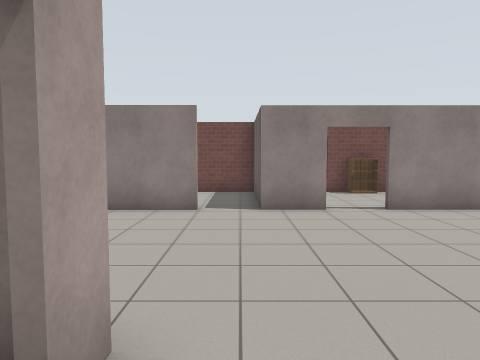
View 1 (above)

16 first-person views from a walk through a Gazebo world. The camera is 1.3 m above the floor, tilts 4° down and sees 70° across. The floor is counted in squares, 1 m on a side. Each view is taken from the middle of a square. On the plan, view 1 faces up. The plan holds only what a view shows up to about 15 squares ahead; the rest is blank. Robots are left out. Gazebo's built-in surfaces are drawn with simple patterns.

View 2
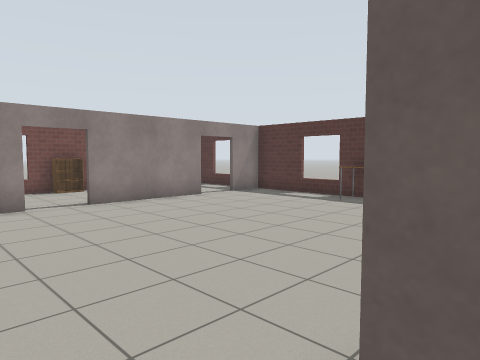

View 3
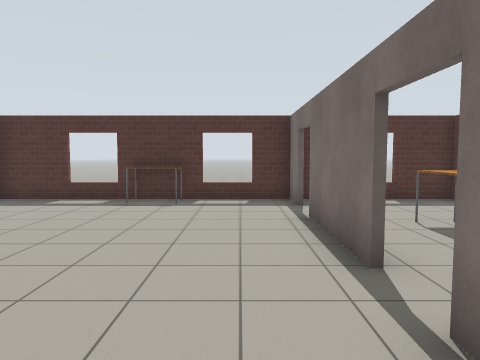

View 4
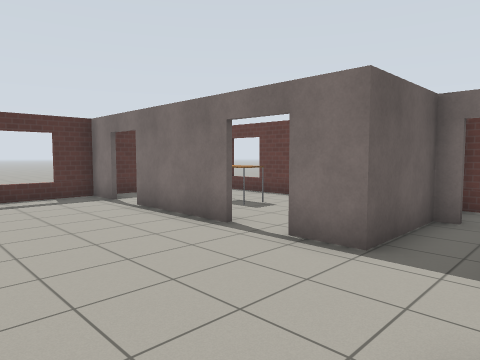

View 5
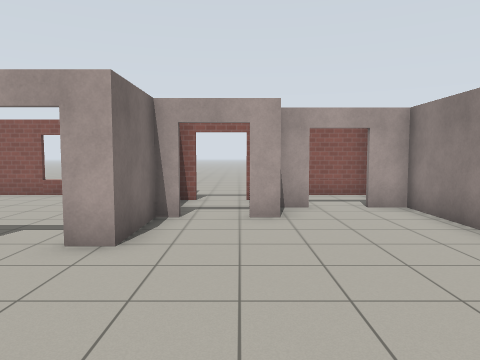

View 6
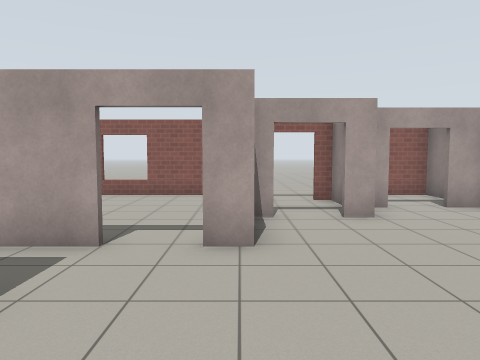

View 7
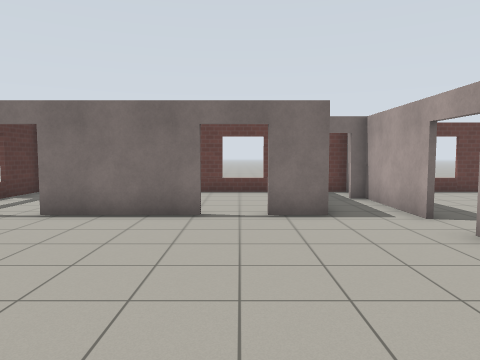

View 8
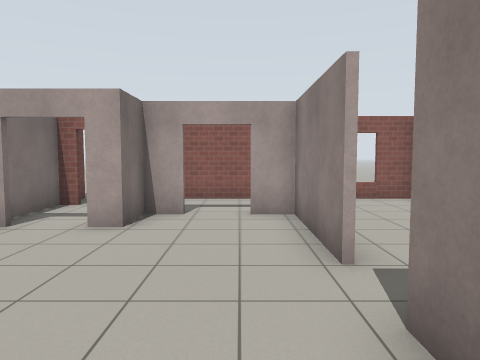

View 9
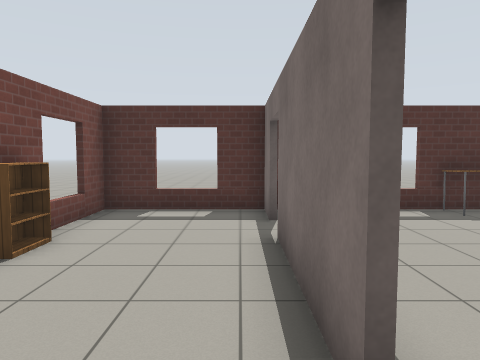

View 10
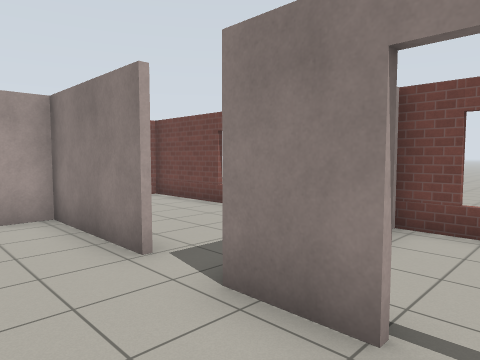

View 11
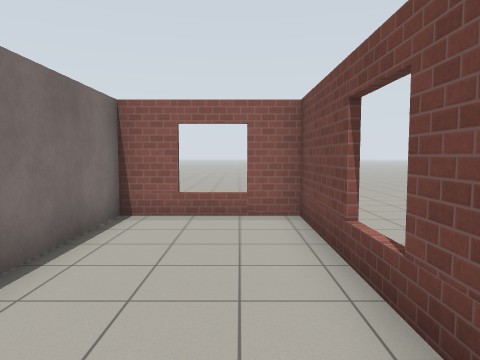

View 12
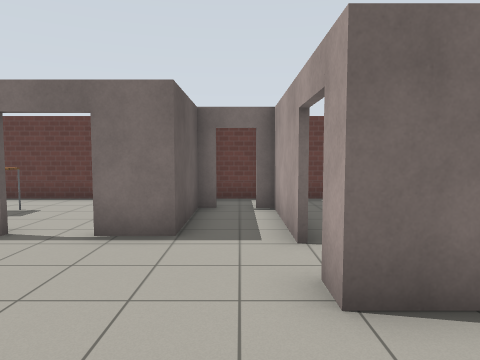

View 13
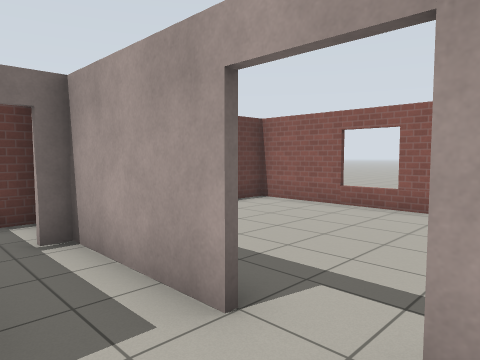

View 14
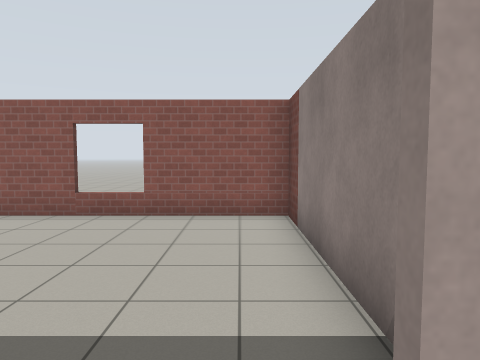

View 15
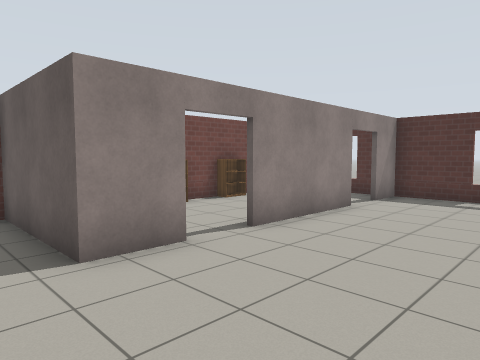

View 16
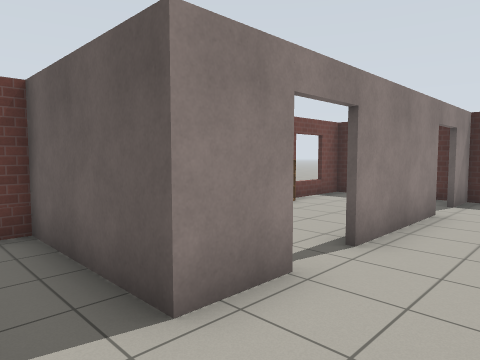

### Floor plan
Points are (right, up) in squares from view 1. A wall is a line through its corners. A room is listed if a view was taken in it or the views show most of it. See-through windows are left out.
Room 1 (views 1, 2, 3, 4, 5, 6, 7, 8, 10, 12, 13, 14, 15, 16)
walls: (3.8, -0.5) (7.5, -0.5); (2.1, 8.2) (0.5, 8.2); (7.4, 8.2) (3.5, 8.2); (10.3, 4.4) (10.3, 8.2) (8.9, 8.2); (-0.9, 0) (-0.9, -3.5); (-1, 8.2) (-4.6, 8.2) (-4.6, 7.1); (8.9, -0.5) (10.3, -0.5) (10.3, 2.5); (-3.2, 2.7) (-3.2, 2.2) (-0.9, 2.2) (-0.9, 1.4); (1.1, -3.5) (1.1, -0.5) (2.5, -0.5); (-4.6, 5.7) (-4.6, 4.9) (-3.2, 4.9) (-3.2, 4.1)
ways out: open door at (2.5, 8) to room 2; open door at (8, 8) to room 2; opening at (-0.5, 8) to room 3; open door at (-1, 0.5) to room 4; open door at (3.5, -1) to room 5; open door at (8.5, -1) to room 5; open door at (-3, 3.5) to room 6; open door at (-5, 6.5) to room 7; open door at (0, -3.5)
objects: table (10, 3) to (10, 4)
Room 2 (view 9)
walls: (3.5, 8.4) (7.4, 8.4); (8.9, 8.4) (10.3, 8.4) (10.3, 12.3) (4.6, 12.3); (3.6, 12.3) (1.1, 12.3)
ways out: open door at (2.5, 8) to room 1; open door at (8, 8) to room 1
objects: bookshelf (7, 12)
Room 3 (view 11)
walls: (0.5, 8.2) (0.5, 12.4); (1.1, 12.3) (-7.4, 12.3) (-7.4, 8.4) (-3.6, 8.4)
ways out: opening at (-0.5, 8) to room 1
Room 4 (no view inside)
walls: (-1.4, 2.1) (-7.4, 2.1) (-7.4, -5.4) (-2, -5.4)
ways out: open door at (-1, 0.5) to room 1
Room 5 (no view inside)
walls: (2, -5.4) (10.3, -5.4) (10.3, -0.9)
ways out: open door at (3.5, -1) to room 1; open door at (8.5, -1) to room 1
objects: table (6, -3)
Room 6 (no view inside)
walls: (-5, 4.7) (-6.1, 4.7) (-6.1, 4.1); (-6.1, 2.7) (-6.1, 2.2) (-4, 2.2)
ways out: open door at (-3, 3.5) to room 1; open door at (-6, 3.5)
Room 7 (no view inside)
walls: (-6.4, 8.2) (-7.4, 8.2) (-7.4, 5.3)
ways out: open door at (-5, 6.5) to room 1

Where each view was taken, in squares from view 1:
view 1: 0 up, 0 right, facing up
view 2: 1 down, 0 right, facing up-right
view 3: 1 up, 0 right, facing right
view 4: 4 up, 1 left, facing down-right
view 5: 4 up, 4 right, facing left
view 6: 2 up, 4 right, facing left
view 7: 7 up, 3 right, facing down
view 8: 7 up, 3 right, facing left
view 9: 9 up, 2 right, facing right
view 10: 6 up, 3 right, facing up-left
view 11: 11 up, 0 right, facing left
view 12: 5 up, 0 right, facing down
view 13: 2 up, 1 right, facing down-left
view 14: 1 up, 0 right, facing left
view 15: 4 up, 1 left, facing up-right
view 16: 6 up, 1 left, facing up-right
